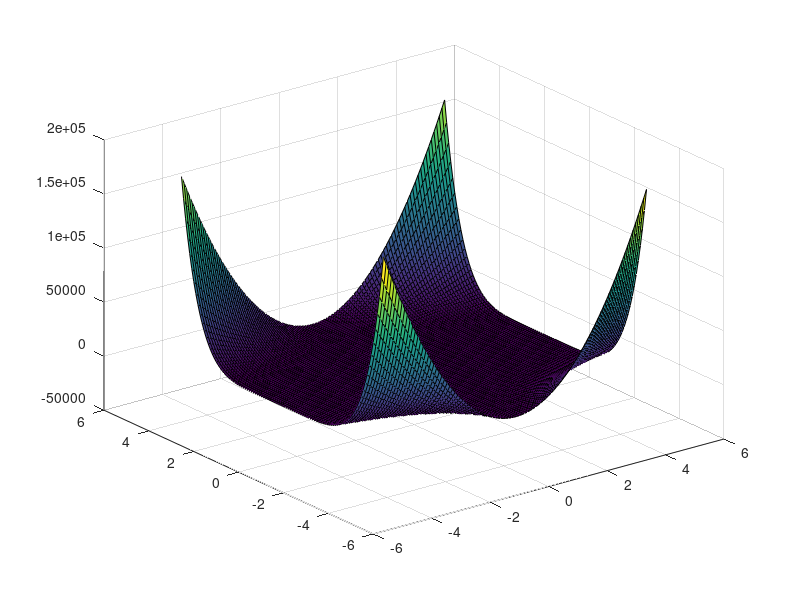
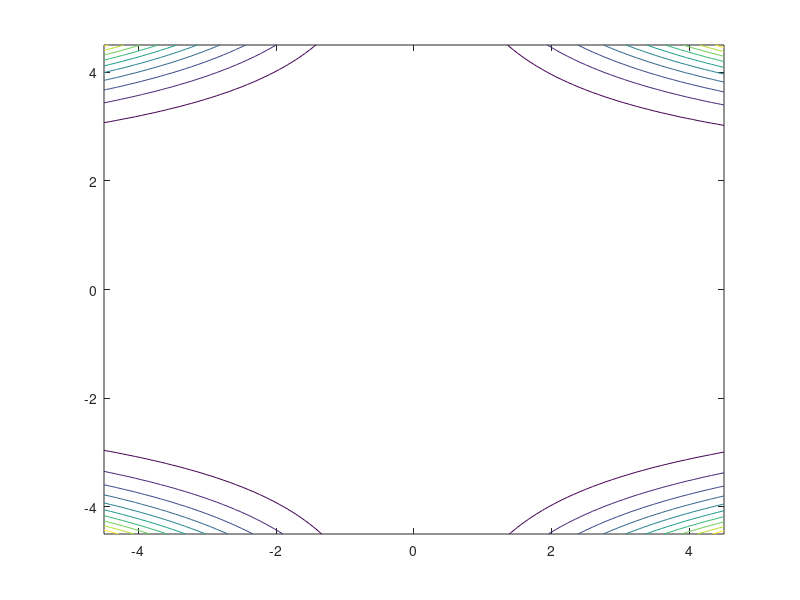

Reproduce these figures in MATLAB, in order. (Note: this script raises an error after producing the figures.)
%Andrew Sivaprakasam
%BME 695 | Numerical Methods
%Coding Assignment 2 Problem 2

%% Beale Function:


x = linspace(-4.5,4.5,100);
y = x;
[x,y] = meshgrid(x);
f_beale = (1.5-x+x.*y)+(2.25-x+x.*y.^2).^2 + (2.625 - x + x.*y.^3).^2;

% ff = f(xx,yy);
% levels = 100;
% contour(x,y,ff,levels);
figure;
surf(x,y,f_beale)
figure;
contour(x,y,f_beale);

%% Rosenbrock Function

% syms x
% 
%Minimize Rosenbrock's fxn using Nelder-Mead
f = @(x,y) 100.*(y-x.^2).^2 + (1-x).^2;
mins = fminsearch(f,[-1.2,1]);

x = linspace(-100,100);
y = x;
[x,y] = meshgrid(x);

f_rosen = feval(f,x,y);
figure;
surf(x,y,f_rosen);
figure;
contour(x,y,f_rosen);

%% 2a Beale Minimization

syms x

opts = optimset('MaxFunEvals',20000,'MaxIter',20000);
f = @(x)(1.5-x(1)+x(1)*x(2))^2+(2.25-x(1)+x(1)*x(2)^2)^2 + (2.625 - x(1) + x(1)*x(2)^3)^2;
[mins1,fval1] = fminsearch(f,[4.5,4.5],opts);
[mins2,fval2] = fminsearch(f,[-4.5,-4.5],opts);

%% 2b Rosenbrock Minimization


